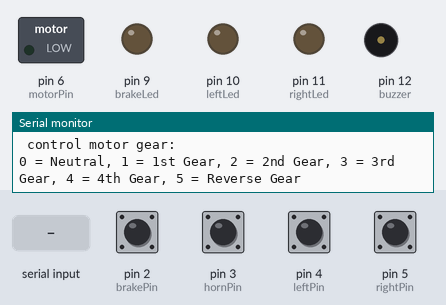
Simulated run of this sketch. Board: Arduino Uno, built with avr-gcc and run on an emulated ATmega328P. Shown: switched loads named in the sketch (green lamp = pin HIGH), output pins drawn as LEDs (lit = HIGH), buzzer (waves = sounding, pin HIGH), the last lines printed to the serial monitor. The test bench sets the inputs (shaded band); at power-on: pin 2 (brakePin), pin 3 (hornPin), pin 4 (leftPin), pin 5 (rightPin) HIGH.

Above: at 1.2 s.
1.3 s: "30,150\n" received over Serial
At 2.8 s:
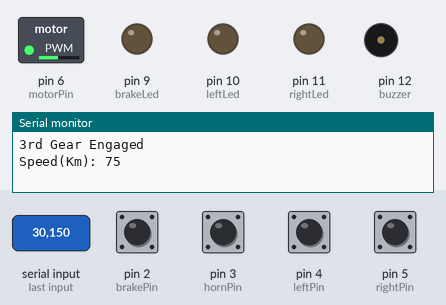
5.4 s: pin 2 (brakePin) pulled LOW for 1 s
At 6.8 s:
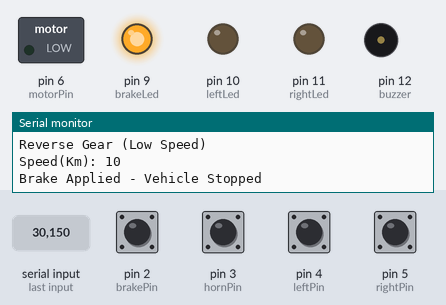
8.5 s: pin 3 (hornPin) pulled LOW for 1 s
At 10.3 s:
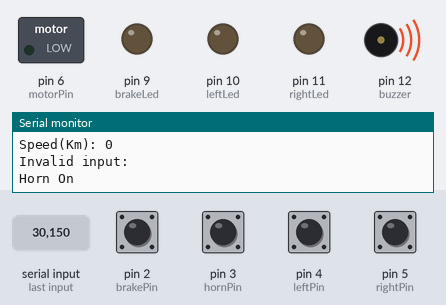
12.5 s: pin 4 (leftPin) pulled LOW for 1 s
At 13.4 s:
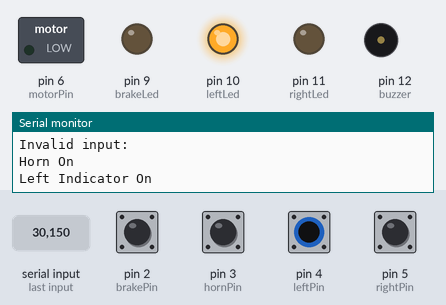
16.5 s: pin 5 (rightPin) pulled LOW for 1 s
At 17.6 s:
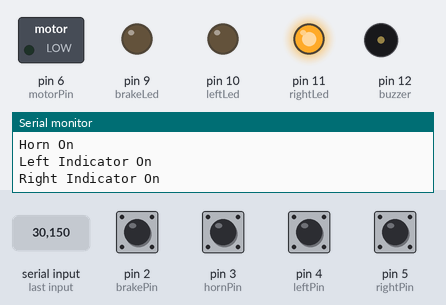
20.5 s: "2\n" received over Serial
At 21.9 s:
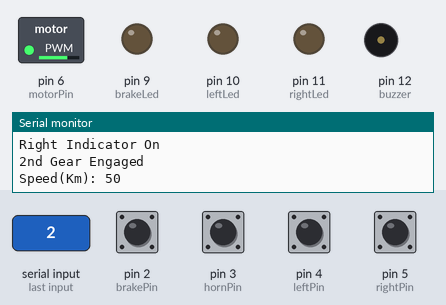
Timing chart, 0 to 23.5 s (numbered marks = the images above; inputs shaded):
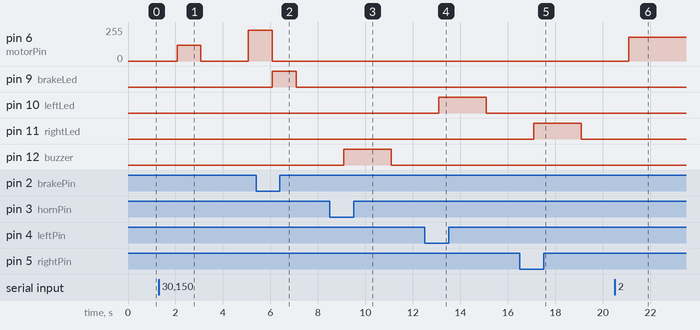

Measured:
- after the input at 1.3 s, pin 6 (motorPin): 0/255 → 120/255 after 0.77 s, → 0/255 1.0 s later, → 230/255 2.0 s later
- after the input at 5.4 s, pin 6 (motorPin): 230/255 → 0/255 after 0.67 s instead of 1.7 s; pin 9 (brakeLed): LOW → HIGH after 0.67 s, → LOW 1.0 s later
- after the input at 8.5 s, pin 12 (buzzer): LOW → HIGH after 0.58 s, → LOW 2.0 s later
- after the input at 12.5 s, pin 10 (leftLed): LOW → HIGH after 0.58 s, → LOW 2.0 s later
- after the input at 16.5 s, pin 11 (rightLed): LOW → HIGH after 0.58 s, → LOW 2.0 s later
- after the input at 20.5 s, pin 6 (motorPin): 0/255 → 180/255 after 0.59 s

The sketch:

SmartCar_Dashboard_Simulator_using_Arduino_UNO.ino
```cpp
int brakePin = 2;
int hornPin = 3;
int leftPin = 4;
int rightPin = 5;
int motorPin = 6;     // Motor control pin (PWM)
int brakeLed = 9;
int leftLed = 10;
int rightLed = 11;
int buzzer = 12;

char inputData;        // For serial data
int speedValue = 0;
int speedkm=0; // PWM value (0–255)
bool brakeApplied = false;

void setup()
{
  pinMode(motorPin, OUTPUT);
  pinMode(brakePin, INPUT_PULLUP);
  pinMode(hornPin, INPUT_PULLUP);
  pinMode(leftPin, INPUT_PULLUP);
  pinMode(rightPin, INPUT_PULLUP);

  pinMode(brakeLed, OUTPUT);
  pinMode(leftLed, OUTPUT);
  pinMode(rightLed, OUTPUT);
  pinMode(buzzer, OUTPUT);

  Serial.begin(9600);
  Serial.println("Vehicle Control System ");
  Serial.println(" control motor gear:");
  Serial.println("0 = Neutral, 1 = 1st Gear, 2 = 2nd Gear, 3 = 3rd Gear, 4 = 4th Gear, 5 = Reverse Gear");
}

void loop() {
  // ===== SERIAL INPUT FOR GEAR CONTROL =====
  if (Serial.available() > 0) {
    inputData = Serial.read();

    if (inputData >= '0' && inputData <= '5') {
      int gear = inputData - '0';

      switch (gear) {
        case 0: speedValue = 0;speedkm = 0;Serial.println("Neutral Gear - No acceleration"); break;
        case 1: speedValue = 230; speedkm = 20;Serial.println("1st Gear Engaged"); break;
        case 2: speedValue = 180;speedkm = 50;Serial.println("2nd Gear Engaged"); break;
        case 3: speedValue = 120;speedkm = 75;Serial.println("3rd Gear Engaged"); break;
        case 4: speedValue = 80;speedkm = 100;Serial.println("4th Gear Engaged"); break;
        case 5: speedValue = 230;speedkm = 10;Serial.println("Reverse Gear (Low Speed)"); break;
      }

      Serial.print("Speed(Km): ");
      Serial.println(speedkm);
    }
    else {
      Serial.print("Invalid input: ");
      Serial.println(inputData);
    }
  }

  // ===== BRAKE CONTROL =====
  if (digitalRead(brakePin) == LOW) {
    analogWrite(motorPin, 0);   // Stop motor
    digitalWrite(brakeLed, HIGH);
    if (!brakeApplied) {
      Serial.println("Brake Applied - Vehicle Stopped");
      brakeApplied = true;
    }
  }
  else {
    analogWrite(motorPin, speedValue);
    digitalWrite(brakeLed, LOW);
    brakeApplied = false;
  }

  // ===== HORN CONTROL =====
  if (digitalRead(hornPin) == LOW) {
    digitalWrite(buzzer, HIGH);
    Serial.println("Horn On");
    delay(1000);
  }
  else {
    digitalWrite(buzzer, LOW);
  }

  // ===== LEFT INDICATOR =====
  if (digitalRead(leftPin) == LOW) {
    digitalWrite(leftLed, HIGH);
    Serial.println("Left Indicator On");
    delay(1000);
  }
  else {
    digitalWrite(leftLed, LOW);
  }

  // ===== RIGHT INDICATOR =====
  if (digitalRead(rightPin) == LOW) {
    digitalWrite(rightLed, HIGH);
    Serial.println("Right Indicator On");
    delay(1000);
  }
  else {
    digitalWrite(rightLed, LOW);
  }

  delay(1000);
}
```
